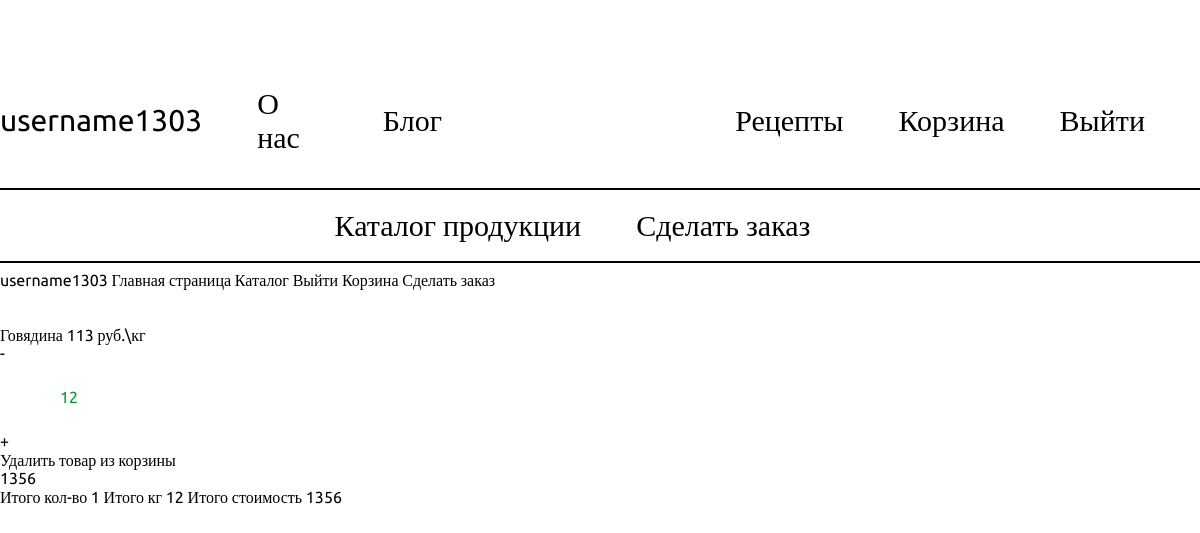
Screenshot of /shopping_cart (signed in) with the database file from the repository.
### butcher_shop_app/models.py (models this page shows)
class GoodsInShoppingCart(models.Model):
    user = models.ForeignKey(User, on_delete=models.CASCADE)
    product = models.ForeignKey(Product, on_delete=models.CASCADE)
    count = models.PositiveIntegerField(default=0)
    def cost(self):
        return self.product.cost
    def total_cost(self):
        return self.product.cost * self.count

class Product(models.Model):
    name = models.CharField(max_length=200)
    cost = models.PositiveIntegerField()
    category_name = models.ManyToManyField(ProductCategories, default="Вне категорий")
    preview = RichTextField(default="Без описания", max_length=500)
    description = RichTextField(default="Без описания")
    image = models.ImageField(upload_to='img', default="img/1.png")
    def __str__(self):
        return self.name

### butcher_shop_app/views.py (the view)
# urls.py: path("shopping_cart", shopping_cart, name="shopping_cart"),
def shopping_cart(request):
    context = cart_logic(request)
    return render(request, "butcher_shop_app/shopping_cart.html", context)

### butcher_shop_app/views.py (called while the page is built, shortened)
def cart_logic(request):
    context = {}
    if request.user.is_authenticated:
        user_cart = GoodsInShoppingCart.objects.filter(user=request.user)
        context["cart"] = user_cart
        context["count_goods_in_cart"] = len(user_cart)
    else:
        shopping_cart_eq = request.session.get('shopping_cart', [])
        count_goods_in_cart = len(shopping_cart_eq)
        context["cart"] = shopping_cart_eq
        context["count_goods_in_cart"] = count_goods_in_cart
    context.update(get_cart_sum_count_kgs(request))
    return context

def get_cart_sum_count_kgs(request):
    cart_info = {}
    products_count_kg = 0
    total_cost = 0
    count = 0
    if request.user.is_authenticated:
        cart = GoodsInShoppingCart.objects.filter(user=request.user)
        for product in cart:
            count += 1
            products_count_kg += product.count
            total_cost += products_count_kg * product.product.cost
    cart_info["products_count_kg"] = products_count_kg
    cart_info["total_cost"] = total_cost
    cart_info["product_count"] = count
    return cart_info

### butcher_shop_app/Templates/butcher_shop_app/shopping_cart.html (shortened to what this page needs)
{% extends 'butcher_shop_app/base.html' %}
{% block content %}
{{cart_len}}<br>
{% include "butcher_shop_app/cart_base.html" %}
{% endblock %}

### butcher_shop_app/Templates/butcher_shop_app/base.html (shortened to what this page needs)
<!DOCTYPE html>
<html>
<head>
    {% load static %}
    <link href="{% static 'butcher_shop_app/css/style.css' %}" rel="stylesheet" type="text/css"/>
    <link href="{% static 'butcher_shop_app/css/normalize.min.css' %}" rel="stylesheet" type="text/css"/>
</head>
<header>
    <nav class="header__nav">
        <a href="{% url 'lk' %}">{{request.user}}</a>
        <a href="#">О нас</a>
        <a href="{% url 'blog_list' %}">Блог</a>
        <a class="logo"></a>
        <a href="{% url 'receipts' %}">Рецепты</a>
        <a href="{% url 'shopping_cart' %}">Корзина</a>
        <a href="{% url 'logout'%}">Выйти</a>
    </nav>
    <hr class="header__line"/>
    <nav class="header__nav">
        <a class="second__nav__a">Каталог продукции</a>
        <a class="second__nav__a">Сделать заказ</a>
    </nav>
    <hr class="header__line"/>
</header>
</head>
<body>
<header>
    <a href="#">{{request.user}}</a>
    <a href="http://127.0.0.1:8000/">Главная страница</a>
    <a href="http://127.0.0.1:8000/product_list">Каталог</a>
    {% if request.user.is_authenticated == False %}
    <a href="http://127.0.0.1:8000/login?next={{request.path}}">Войти</a>
    <a href="http://127.0.0.1:8000/registrations?next={{request.path}}">Регистрация</a>
    {% else %}
    <a href="http://127.0.0.1:8000/logout?next={{request.path}}">Выйти</a>
    {% endif %}
    <a href="http://127.0.0.1:8000/shopping_cart">Корзина</a>
    <a href="http://127.0.0.1:8000/order_create">Сделать заказ</a>
</header>
{% block content %}
{%endblock%}
</body>
</html>

### butcher_shop_app/Templates/butcher_shop_app/cart_base.html (shortened to what this page needs)
{% for product in cart %}
<br>
<div>
    {{product.product}}
    {{product.cost}} руб.\кг
    <form method="post">
        <button type="submit">-</button>
    </form>
    <form method="post">
        <input name="goods_count" type="number" min="1" value="{{product.count}}">
    </form>
    <form method="post">
        <button type="submit">+</button>
    </form>
    <form method="post">
        <button type="submit">Удалить товар из корзины</button>
    </form>
    {{product.total_cost}}
</div>
{% endfor %}
<div>
   Итого кол-во {{product_count}}
    Итого кг {{products_count_kg}}
    Итого стоимость {{total_cost}}
</div>

### butcher_shop_app/static/butcher_shop_app/css/style.css (style rules this page uses)
html { height: 100%; width: 100%; max-width: 1500px; margin-right: auto; margin-left: auto; font-family: Ubuntu; font-weight: 400; }
a { text-decoration: none; color: inherit; }
input { all: unset; color: #009833; padding-left: 60px; width: 200px; display: block; background: white; height: 70px; border-radius: 5px; }
::placeholder { color: #009833; }
button { background: none; color: inherit; border: none; padding: 0; font: inherit; cursor: pointer; outline: inherit; }
header { margin-right: auto; margin-left: auto; width: 100%; }
.header__nav { display: flex; justify-content:center; align-items: center; }
.header__nav a { padding-right: 55px; padding-top: 60px; font-size: 30px; }
.header__nav .logo { margin-right: auto; margin-left: auto; padding-right: 0px; width:240px; height: 120px; background: url("img/logo.svg") no-repeat 1px; }
.header__line { border: 1px solid #000000; }
.header__nav .second__nav__a { padding-top: 0; margin-top: 10px; margin-bottom: 10px; }

### rows the page displays
GoodsInShoppingCart: product "Говядина", cost "113", goods_count "12", total_cost "1356"

### other values shown
{{ request.user }} "username1303"
{{ product_count }} "1"
{{ products_count_kg }} "12"
{{ total_cost }} "1356"
